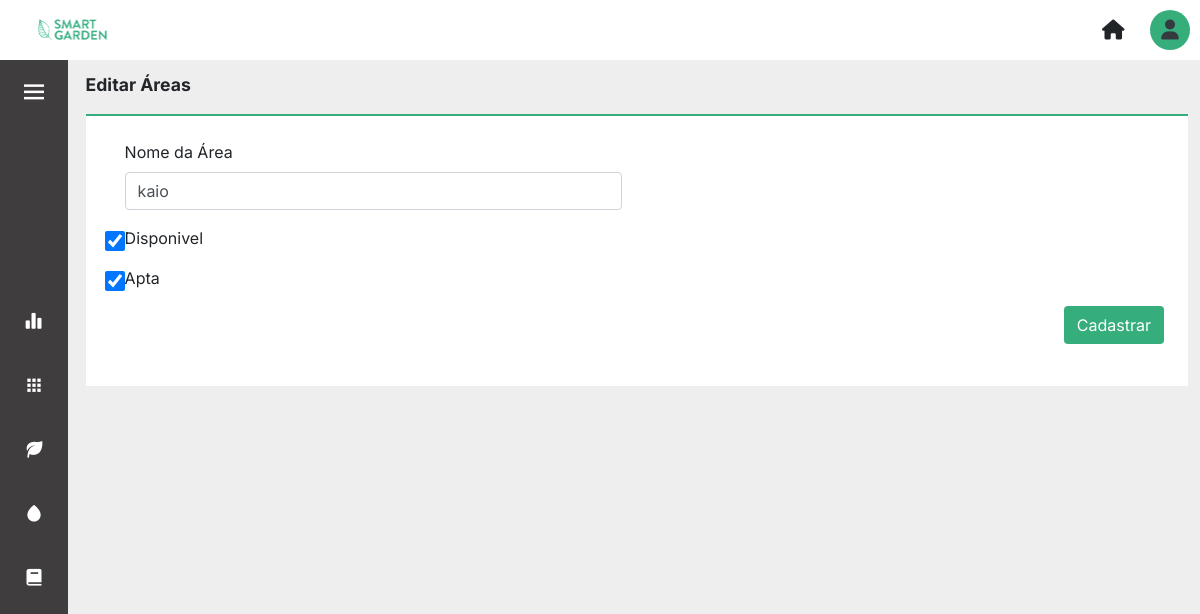
Screenshot of /update_areas/3 (signed in) with the database file from the repository.
### core/models.py (models this page shows, shortened)
class AreaCultivo(models.Model):
    nome = models.CharField(max_length=100)
    disponivel = models.BooleanField(blank=True, null=False, default=True)
    apta = models.BooleanField(blank=False, null=False, default=True)

### core/views.py (the view)
# urls.py: path('update_areas/<int:id>', views.update_areas, name='update_areas'),
def update_areas(request, id):
    area = AreaCultivo.objects.get(id=id)
    form = FormAreas(instance=area)
    if request.method == 'POST':
        form = FormAreas(request.POST, instance=area)
        if form.is_valid():
            form.save()
            return redirect('areas')
    return render(request, 'update_areas.html', {'formareas': form})

### core/forms.py
class FormAreas(forms.ModelForm):
    class Meta:
        model = AreaCultivo
        fields = '__all__'
        labels = {'nome':'Nome da Área'}

### templates/update_areas.html
{% extends 'layout.html' %} {% load static %} {% block content %}{% load widget_tweaks%}
<p class="title-page">Editar Áreas</p>
<section class="container_forms">
    <form action="" method="post">{% csrf_token %}
        {% csrf_token %} {% for field in formareas.visible_fields %}
        <div class="form-group col-6 mb-3">
            {% if field.label == 'Disponivel' or field.label == 'Apta' %}
            <div class="form-check form-switch">
                {{field|add_class:'form-check-input'}}
                <label for="{{field.id_for_label}}">{{field.label}}</label>
            </div>
            {%else%}
            <label for="{{field.id_for_label}}" class="mb-2">{{field.label}}</label>
            {{field|add_class:'form-control'}} {% endif %}
        </div>
        {% endfor %}
        <input type="submit" value="Cadastrar" class="btn btn_salvar" />
    </form>
</section>
{% endblock%}

### static/css/layout.css (style rules this page uses)
body { background-color: var(--light-color); overflow: hidden; }

### static/css/global.css (style rules this page uses)
* { margin: 0; padding: 0; }
:root { --nav-width: 68px; --gray-dark: #3f3d3d; --green-primary: #0bd692; --green-secondary: #36ae7c; --white-color: #ffffff; --light-color: #eeeeee; --body-font: 'Inter', sans-serif; --title-font: 'Roboto' sans-serif; --font-name: 'Raleway', sans-serif; --normal-font-size: 1rem; --z-fixed: 100; }
body { position: relative; font-family: var(--body-font); font-size: var(--normal-font-size); transition: 0.5s; max-width: 100vw; }
.title-page { font-family: var(--title-font); font-weight: 700; font-size: 1.1rem; }
.form-check { display: flex; align-items: center; padding: 0 !important; }
.form-check input { width: 20px; height: 20px; margin-right: .5rem; }
label { margin: 0 !important; }

### static/css/forms.css (style rules this page uses)
.container_forms { padding: 1.5rem; padding-bottom: 5rem; margin: 0 auto; border-top: 2px solid var(--green-secondary); background-color: var(--white-color); }
.btn_salvar, .btn_salvar:hover { background-color: var(--green-secondary) !important; color: var(--white-color) !important; float: right; margin-left: 0.5rem; }

### rows the page displays
AreaCultivo: visible_fields "kaio", visible_fields "☑" "☑"

### other values shown
{{ field.label }} "Nome da Área"
{{ field.label }} "Disponivel" "Apta"
